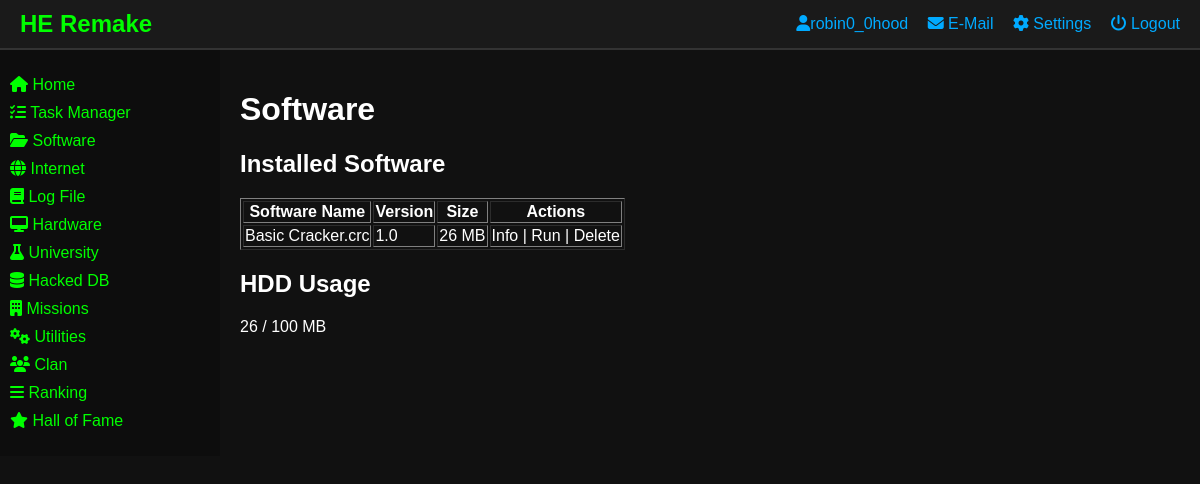
Before: /software/ (signed in) with the older database file.
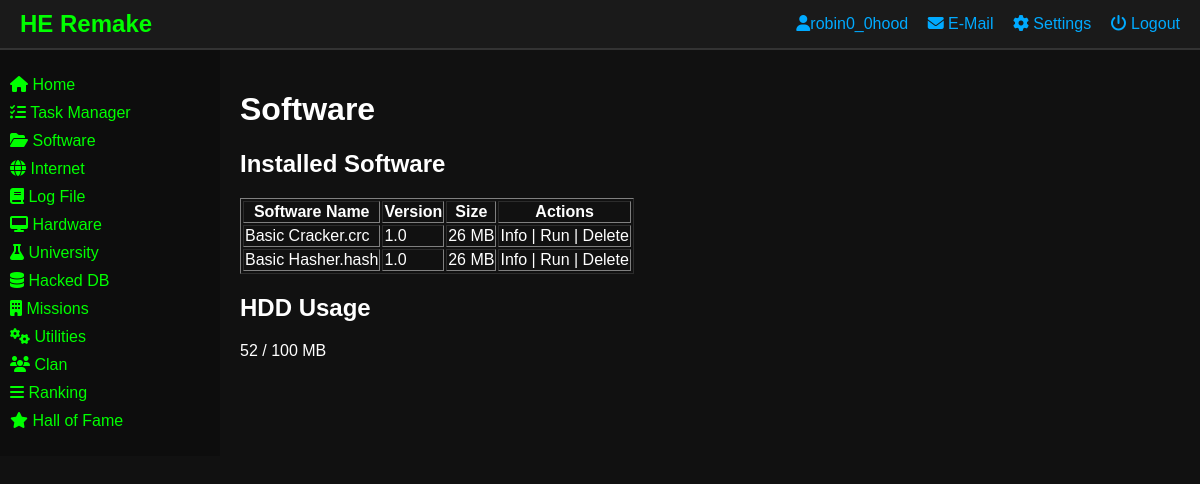
After: the same page with the newer database file.
### app/models.py (models this page shows)
class User(Base):
    __tablename__ = "users"
    id = Column(Integer, primary_key=True, index=True)
    username = Column(String, unique=True, index=True, nullable=False)
    email = Column(String, unique=True, index=True, nullable=False)
    hashed_password = Column(String, nullable=False)
    computer = relationship("Computer", back_populates="user", uselist=False, cascade="all, delete-orphan")

class InstalledSoftware(Base):
    __tablename__ = "installed_software"
    id = Column(Integer, primary_key=True, index=True)
    computer_id = Column(Integer, ForeignKey("computers.id"), nullable=False)
    software_id = Column(Integer, ForeignKey("software.id"), nullable=False)
    computer = relationship("Computer", back_populates="installed_software")
    software = relationship("Software", back_populates="installed_on")

class Software(Base):
    __tablename__ = "software"
    id = Column(Integer, primary_key=True, index=True)
    name = Column(String, unique=True, index=True, nullable=False)
    version = Column(String, default="1.0")
    size = Column(Integer, nullable=False)
    software_type = Column(String, nullable=False)
    installed_on = relationship("InstalledSoftware", back_populates="software", cascade="all, delete-orphan")

class Computer(Base):
    __tablename__ = "computers"
    id = Column(Integer, primary_key=True, index=True)
    user_id = Column(Integer, ForeignKey("users.id"), nullable=False, unique=True)
    cpu = Column(Integer, default=1)  # Number of CPU cores
    ram = Column(Integer, default=1024)  # RAM in MB
    storage = Column(Integer, default=100)  # Storage in MB
    internet_speed = Column(Integer, default=1)  # Internet speed in Mbps
    money = Column(Integer, default=0)  # User's money balance
    reputation = Column(Integer, default=0)  # User's reputation score
    user = relationship("User", back_populates="computer")
    ip_addresses = relationship("IPAddress", back_populates="computer", cascade="all, delete-orphan")
    installed_software = relationship("InstalledSoftware", back_populates="computer", cascade="all, delete-orphan")

### app/routes/software.py (the view)
@router.get("/")
def software_page(request: Request, db: Session = Depends(get_db)):
    user_id = request.session.get("user_id")
    if not user_id:
        return RedirectResponse(url="/auth/login", status_code=302)
    user = db.query(User).filter(User.id == user_id).first()
    computer = db.query(Computer).filter(Computer.user_id == user_id).first()
    installed_software = db.query(InstalledSoftware).filter(InstalledSoftware.computer_id == computer.id).all()
    used_storage = sum(
        installed.software.size for installed in installed_software
    )
    return templates.TemplateResponse(
        "software.html",
        {
            "request": request,
            "user": user,
            "computer": computer,
            "installed_software": installed_software,
            "used_storage": used_storage,
        },
    )

### app/templates/software.html
{% extends "layout.html" %}
{% block content %}
<div id="content">
    <h1>Software</h1>
    <h2>Installed Software</h2>
    <table border="1">
        <thead>
            <tr>
                <th>Software Name</th>
                <th>Version</th>
                <th>Size</th>
                <th>Actions</th>
            </tr>
        </thead>
        <tbody>
            {% for installed in installed_software %}
            <tr>
                <td>{{ installed.software.name }}</td>
                <td>{{ installed.software.version }}</td>
                <td>{{ installed.software.size }} MB</td>
                <td>Info | Run | Delete</td>
            </tr>
            {% endfor %}
        </tbody>
    </table>
    <h2>HDD Usage</h2>
    <p>{{ used_storage }} / {{ computer.storage }} MB</p>
</div>
{% endblock %}

### app/templates/layout.html (shortened to what this page needs)
<!DOCTYPE html>
<html lang="en">
<head>
    <link rel="stylesheet" href="/static/css/style.css">
    <link rel="stylesheet" href="https://cdnjs.cloudflare.com/ajax/libs/font-awesome/6.5.0/css/all.min.css">
</head>
<body>
    <div class="top-nav">
        <div class="title-left">
            <h1>HE Remake</h1>
        </div>
        <div class="user-nav-right">
            <a href="#"><i class="fa fa-user"></i>{{ user.username }}</a>
            <a href="#"><i class="fa fa-envelope"></i> E-Mail</a>
            <a href="#"><i class="fa fa-cog"></i> Settings</a>
            <a href="/auth/logout"><i class="fa fa-power-off"></i> Logout</a>
        </div>
    </div>
    <div class="container">
        <div class="sidebar">
            <ul>
                <li><a href="/home/"><i class="fa fa-home"></i> Home</a></li>
                <li><a href="#"><i class="fa fa-tasks"></i> Task Manager</a></li>
                <li><a href="/software/"><i class="fa fa-folder-open"></i> Software</a></li>
                <li><a href="/internet/"><i class="fa fa-globe"></i> Internet</a></li>
                <li><a href="#"><i class="fa fa-book"></i> Log File</a></li>
                <li><a href="#"><i class="fa fa-desktop"></i> Hardware</a></li>
                <li><a href="#"><i class="fa fa-flask"></i> University</a></li>
                <li><a href="#"><i class="fa fa-database"></i> Hacked DB</a></li>
                <li><a href="#"><i class="fa fa-building"></i> Missions</a></li>
                <li><a href="#"><i class="fa fa-cogs"></i> Utilities</a></li>
                <li><a href="#"><i class="fa fa-users"></i> Clan</a></li>
                <li><a href="#"><i class="fa fa-bars"></i> Ranking</a></li>
                <li><a href="#"><i class="fa fa-star"></i> Hall of Fame</a></li>
            </ul>
        </div>
        <div class="main-content">
            {% block content %}{% endblock %}
        </div>
    </div>
</body>
</html>

### app/static/css/style.css (style rules this page uses)
body { margin: 0; font-family: Arial, sans-serif; background-color: #111; color: #fff; }
.top-nav { display: flex; justify-content: space-between; align-items: center; background-color: #1a1a1a; padding: 10px 20px; border-bottom: 2px solid #333; }
.top-nav .title-left h1 { color: #00ff00; margin: 0; font-size: 24px; }
.user-nav-right a { color: #00aaff; margin-left: 15px; text-decoration: none; }
.container { display: flex; }
.sidebar { width: 200px; background-color: #0d0d0d; padding: 10px; }
.sidebar ul { list-style: none; padding: 0; }
.sidebar li { margin: 10px 0; }
.sidebar a { color: #00ff00; text-decoration: none; display: block; }
.main-content { flex: 1; padding: 20px; }

Changed rows visible on the page:
added InstalledSoftware: software.name "Basic Hasher.hash", software.version "1.0", software.size "26"
Other visible differences:
{{ used_storage }}: "26" → "52"
